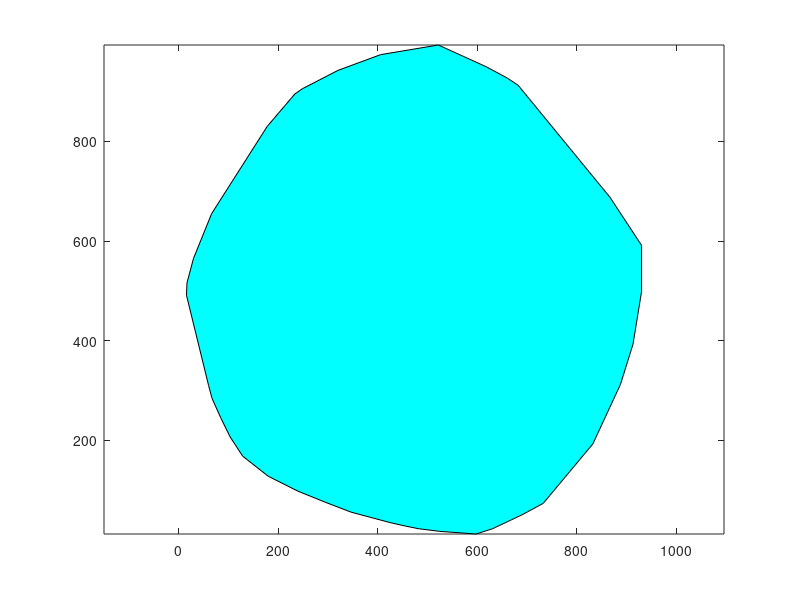

The MATLAB source for this figure: (Note: this script raises an error after producing the figure.)
% linear programming
clear all;

% reading data of file..
file = fopen('polygon.txt', 'r');
%file = fopen('testpolygon.txt', 'r');
polygon = fscanf(file, '%f %f', [2 inf]);
fclose(file);

% draw Polygon
figure;
fill(polygon(1, :), polygon(2, :), 'cyan');
axis equal;

% calculate direction of convex polygon with first three points
c = polygon(1:2,1:3)';
c = horzcat(c, [1;1;1]);
ccw = det(c);

% get size of polygon matrix, delete last line if its the same point as the first one
polygonSize = size(polygon, 2);
if (polygon(:,polygonSize) == polygon(:,1))
    polygon(:,polygonSize) = [];
    polygonSize = size(polygon, 2);
end

% Calculate normal unit vector for each of part of the polygon
% Through the ccw value the direction of the vector is always inner the polygon
normEVec = zeros(2, polygonSize);
for i = 1 : (polygonSize - 1)
    normEVec(:, i) = calcNormUVec(polygon(:, i), polygon(:, i+1), ccw);
end
normEVec(:, polygonSize) = calcNormUVec(polygon(:, polygonSize), polygon(:, 1), ccw);

%  calculate linear programming with general formula:
%  a11*x1 + a12*x1 + ... + a1n*xn <= b1
%  a21*x1 + a22*x1 + ... + a2n*xn <= b2
%   ...
%  am1*x1 + am2*x2 + ... + amn*xn <= bm

%  transfer the approach d*n >= r with d = m - a to the formula above:
%  - a1*n1 - a2*n2 >= - n1*m1 - n2*m2 + r
%   ...

b = zeros(polygonSize, 1);
for i = 1 : polygonSize
    b(i) = - polygon(1, i) * normEVec(1, i) - polygon(2, i) * normEVec(2, i);
end

%  get the negative transponend of the normal unit vector
A = -1 .* normEVec';
A( :, 3 ) = 1;  %set radius to 1

func = [ 0; 0; -1]; %maximum radius, so minimize -r

% finally calculating linprog
x =  linprog( func, A, b );

% plotting results:
hold on
drawCircle(x(1),x(2),x(3));
hold off
x(3)


% used functions:
function [ n ] = calcNormUVec( a, b, direction )
    v = b - a; % calculating direction vector
    
    % calculate normal unit vector in dependence of direction
    if( direction > 0 )
        n = [ -v(2); v(1) ];
    else
        n = [ v(2); -v(1) ];
    end
    
    n = n ./ norm( n, 2 ); % normalize vector
end

function [ h ] = drawCircle(xx,yy,rr)
    th = 0:pi/50:2*pi;
    xunit = rr * cos(th) + xx;
    yunit = rr * sin(th) + yy;
    % plot circle
    h = plot(xunit, yunit);
    % plot center
    plot(xx, yy, 'rx');
end

